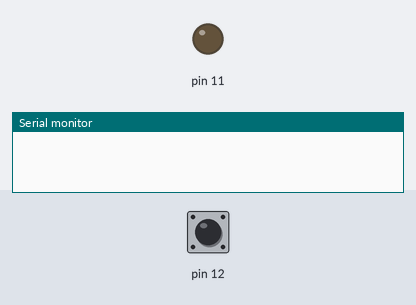
Simulated run of this sketch. Board: Arduino Uno, built with avr-gcc and run on an emulated ATmega328P. On the bench: output pins drawn as LEDs (lit = HIGH), the last lines printed to the serial monitor. The test bench sets the inputs (shaded band); at power-on: pin 12 HIGH.

Above: at 1.2 s.
1.3 s: pin 12 pulled LOW for 0.15 s
At 1.4 s:
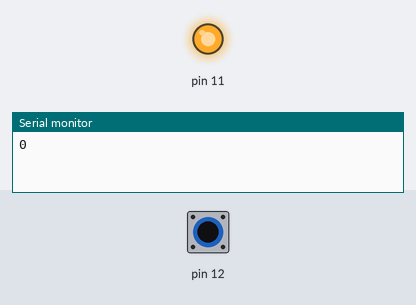
3.0 s: pin 12 pulled LOW for 3.2 s
At 7.0 s:
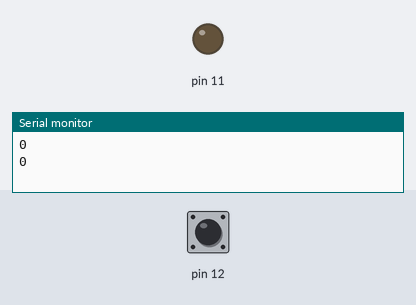
Timing chart, 0 to 8.5 s (numbered marks = the images above; inputs shaded):
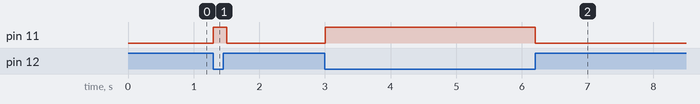

The sketch:

ard_shaker.ino
```cpp
bool down = false;

void setup() {
  Serial.begin(9600);
  pinMode(12, INPUT_PULLUP);
  pinMode(11, OUTPUT);

}

void loop() {


  if(digitalRead(12) == HIGH && down == false){
    down = true;
  }
  else if(digitalRead(12) == LOW && down == true){
    Serial.println("0");
    down = false;
  }

  if(digitalRead(12) == HIGH){
      digitalWrite(11, LOW );

  }
  else{
  digitalWrite(11, HIGH);

  }

  delay(100);
}
```

Measured:
- after the input at 1.3 s, pin 11: LOW → HIGH at once, → LOW 0.20 s later
- after the input at 3.0 s, pin 11: LOW → HIGH at once, → LOW 3.2 s later
